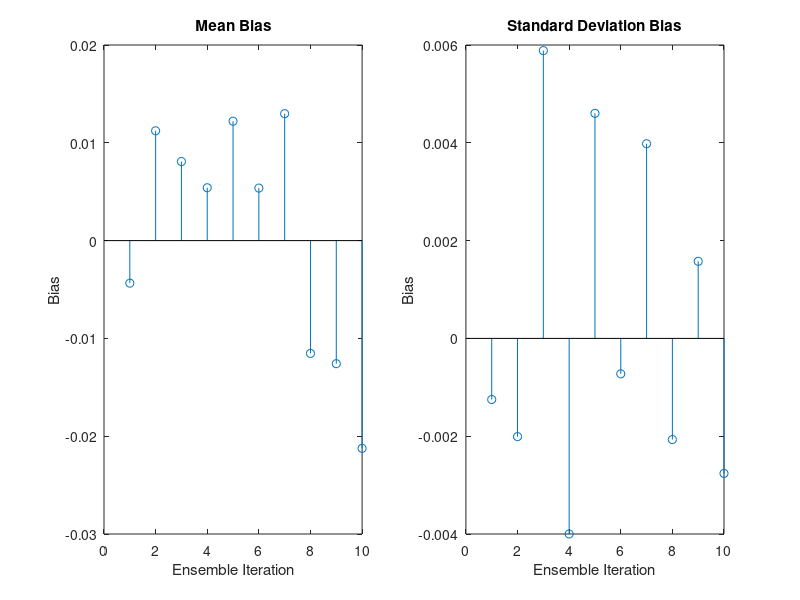
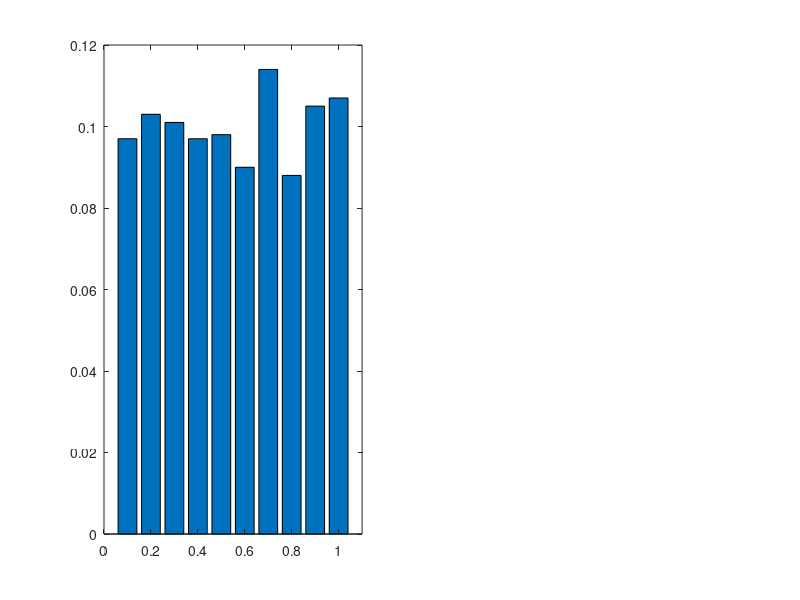

Here is the MATLAB script that generated these plots, in order: (Note: this script raises an error after producing the figures.)
close all; clear; clc;

%% 1.1


X1 = rand(1000, 1);

% Calculating our 1000 sample mean and std dev for 1.1.1 and 1.1.2
m1 = mean(X1);
s1 = std(X1);


%% 1.1.3
% Ensemble of 10 1000 sample sets
X = rand(1000, 10);

% To get non SI x labels
%set(gca, 'XTickLabel', num2str(get(gca, 'XTick'))) 

m10 = mean(X);
s10 = std(X);

figure;
subplot(1,2,1)
stem(1:10, 0.5-m10);
title('Mean Bias');
xlabel('Ensemble Iteration');
ylabel('Bias');

subplot(1,2,2)
stem(1:10, 0.2887 - s10);
title('Standard Deviation Bias');
xlabel('Ensemble Iteration');
ylabel('Bias');

%% 1.1.4

% The hist function puts the data in to bins
a = hist(X(:,1));

% Normalise the histogram based on our sample size (to create a p.d.f.)
a = a/1000;

figure;

subplot(1,2,1)
bar(0.1:0.1:1 , a); % We set our x axis correctly
xlim([0 1.1])  % Set the x axis limits correctly
hline = refline([0 0.1]); % Add the theoretical line
set(hline,'Color','r')
title('pdf of 1000 samples, in 10 bins');
xlabel('x');
ylabel('Density');
legend('Actual pdf', 'Theoretical pdf', 'Location', 'SouthEast');


% This time we are splitting the pdf in to 50 bins
a = hist(X1(:,1), 50);
a = a/1000;

subplot(1,2,2)
bar(0.02:0.02:1, a);
xlim([0 1.02]);
hline = refline([0 0.02]);
set(hline,'Color','r')
title('pdf of 1000 samples, in 50 bins');
xlabel('x');
ylabel('Density');
legend('Actual pdf', 'Theoretical pdf', 'Location', 'SouthEast');


% This time, we are just using 100 samples
figure
a = hist(X(1:100,1), 10);
a = a/100; % Normalised by 100 samples this time
bar(0.1:0.1:1, a); 
xlim([0 1.1]); 
hline = refline([0 0.1]);
set(hline,'Color','r')
title('pdf of 100 samples, in 10 bins');
xlabel('x');
ylabel('Density');
legend('Actual pdf', 'Theoretical pdf');


%% 1.1.5 

Xg = randn(1000, 10);
mg = mean(Xg);
sg = std(Xg);

figure;
subplot(1,2,1)
stem(1:10, 0-mg);
title('Mean Bias');
xlabel('Ensemble Iteration');
ylabel('Bias');

subplot(1,2,2)
stem(1:10, sg - 1);
title('Standard Deviation Bias');
xlabel('Ensemble Iteration');
ylabel('Bias');


figure;
subplot(1,2,1);
[a, bins] = hist(Xg(:,1));

% Normalise the histogram based on our sample size (to create a p.d.f.)
a = a/1000;

bar(bins, a);
title('pdf of 1000 samples, in 10 bins');
xlabel('x');
ylabel('Density');

% Now let's have 30 bins.
subplot(1,2,2);
[a, bins] = hist(Xg(:,1), 30);
a = a/1000;

bar(bins, a);
title('pdf of 1000 samples, in 30 bins');
xlabel('x');
ylabel('Density');

% This time with fewer samples
figure;
[a, bins] = hist(Xg(1:100, 1));
a = a/100;
bar(bins, a);
title('pdf of 100 samples');
xlabel('x');
ylabel('Density');
